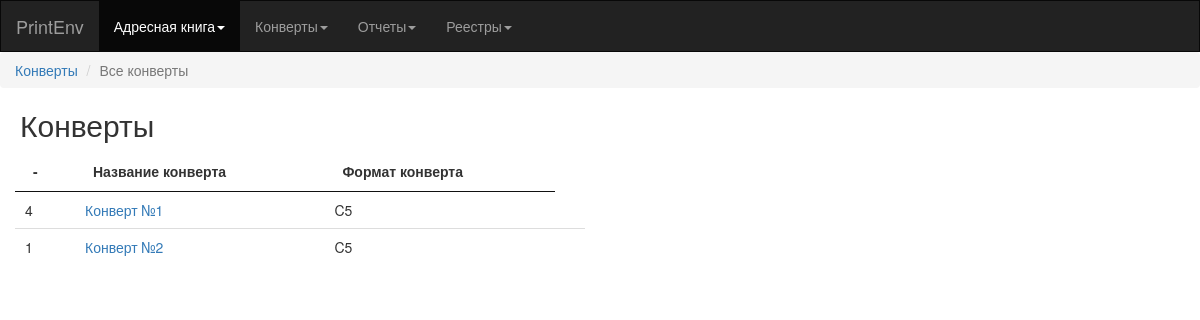
Page /envelops/ on the earlier database version.
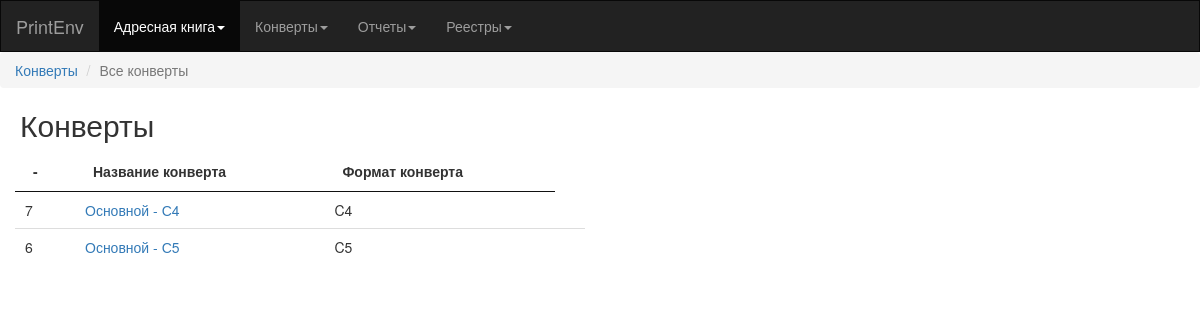
Same page on the later database version.
### recepientsapp/models.py (models this page shows, shortened)
class Envelop(models.Model):
	env_title = models.CharField('Название конверта', max_length=30)
	envelop_format = models.ForeignKey(EnvelopFormat)
	envelop_template = models.FileField('Шаблон конверта')
	class Meta:
		ordering = ['-pk']
		verbose_name = 'Конверт'
		verbose_name_plural = 'Конверты'

class EnvelopFormat(models.Model):
	env_form_title = models.CharField('Формат конверта', max_length=30)
	class Meta:
		ordering = ['pk']
		verbose_name = 'Формат конверта'
		verbose_name_plural = 'Форматы конвертов'
	def __str__(self):
		return self.env_form_title

### recepientsapp/views.py (the view)
# urls.py: url(r'envelops/$', views.envelops, name='envelops'),
def envelops(request):
	envelops_list = Envelop.objects.all()
	return render(request, 'envelops.html', {'envelops_list': envelops_list})

### recepientsapp/templates/envelops.html (shortened to what this page needs)
{% extends 'base_template.html' %}
{% load static %}
{%block head%}
<link rel="stylesheet" type="text/css" href={% static "recepients/css/jquery.dataTables.min.css"%}>
{%endblock%}
{%block navimenu%}
<li><a href="">Конверты</a></li>
<li class="active">Все конверты</li>
{%endblock%}
{%block header%}
<h2 style="margin-left: 20px;">Конверты</h2>
{%endblock%}
{%block body%}
<div class = "col-md-6">
    <table id="example" class="display" style="width:100;">
            <thead>
                <tr>
                    <th>-</th>
                    <th>Название конверта</th>
                    <th>Формат конверта</th>
                </tr>
            </thead>
            <tbody>
                  {% for envelop in envelops_list %}
                <tr>
                    <td>{{ envelop.pk }}</td>
                    <td><a href="{% url 'recepientsapp:envelops_detail' envelop.pk %}">{{ envelop.env_title }} </a></td>
                    <td>{{ envelop.envelop_format}}</td>
                    <td>
                    </td>
                  </tr>
                  {% endfor %}
            </tbody>
        </table>
</div>
{%endblock%}

Differences in the rows shown:
removed Envelop: pk "4", env_title "Конверт №1", envelop_format "C5"
removed Envelop: pk "1", env_title "Конверт №2", envelop_format "C5"
added Envelop: pk "7", env_title "Основной - С4", envelop_format "C4"
added Envelop: pk "6", env_title "Основной - С5", envelop_format "C5"
